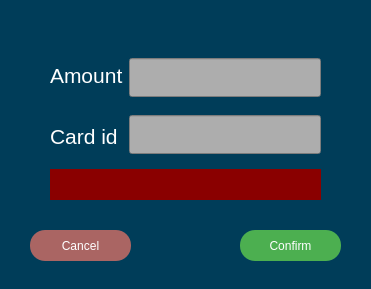
<?xml version="1.0" encoding="UTF-8"?>
<ui version="4.0">
 <class>TransferWidget</class>
 <widget class="QWidget" name="TransferWidget">
  <property name="geometry">
   <rect>
    <x>0</x>
    <y>0</y>
    <width>371</width>
    <height>289</height>
   </rect>
  </property>
  <property name="windowTitle">
   <string>Form</string>
  </property>
  <property name="styleSheet">
   <string notr="true">background-color: rgb(0, 61, 89);</string>
  </property>
  <widget class="QPushButton" name="confirm_but">
   <property name="geometry">
    <rect>
     <x>240</x>
     <y>230</y>
     <width>101</width>
     <height>31</height>
    </rect>
   </property>
   <property name="font">
    <font>
     <pointsize>-1</pointsize>
     <underline>false</underline>
     <strikeout>false</strikeout>
    </font>
   </property>
   <property name="cursor">
    <cursorShape>PointingHandCursor</cursorShape>
   </property>
   <property name="styleSheet">
    <string notr="true">QPushButton {
  font-size: 12px;
  text-align: center;
  text-decoration: none;
  outline: none;
  color: #fff;
  background-color: #4CAF50;
  border: none;
  border-radius: 15px;
}
QPushButton:hover{
 background-color: rgb(85, 195, 89);
}</string>
   </property>
   <property name="text">
    <string>Confirm</string>
   </property>
  </widget>
  <widget class="QWidget" name="layoutWidget">
   <property name="geometry">
    <rect>
     <x>50</x>
     <y>50</y>
     <width>271</width>
     <height>112</height>
    </rect>
   </property>
   <layout class="QHBoxLayout" name="horizontalLayout_2">
    <item>
     <layout class="QVBoxLayout" name="verticalLayout_3">
      <property name="spacing">
       <number>10</number>
      </property>
      <item>
       <widget class="QLabel" name="amount_label">
        <property name="font">
         <font>
          <pointsize>16</pointsize>
         </font>
        </property>
        <property name="styleSheet">
         <string notr="true">color: rgb(255, 255, 255);</string>
        </property>
        <property name="text">
         <string>Amount</string>
        </property>
       </widget>
      </item>
      <item>
       <widget class="QLabel" name="id_label">
        <property name="font">
         <font>
          <pointsize>16</pointsize>
         </font>
        </property>
        <property name="styleSheet">
         <string notr="true">color: rgb(255, 255, 255);</string>
        </property>
        <property name="text">
         <string>Card id</string>
        </property>
       </widget>
      </item>
     </layout>
    </item>
    <item>
     <layout class="QVBoxLayout" name="verticalLayout_4">
      <property name="spacing">
       <number>10</number>
      </property>
      <item>
       <widget class="QLineEdit" name="amount_line">
        <property name="font">
         <font>
          <pointsize>20</pointsize>
         </font>
        </property>
        <property name="styleSheet">
         <string notr="true">border-color: rgb(0, 0, 0);
background-color: rgb(173, 173, 173);
color: rgb(0, 0, 0);</string>
        </property>
        <property name="text">
         <string/>
        </property>
       </widget>
      </item>
      <item>
       <widget class="QLineEdit" name="id_line">
        <property name="font">
         <font>
          <pointsize>20</pointsize>
         </font>
        </property>
        <property name="styleSheet">
         <string notr="true">border-color: rgb(0, 0, 0);
background-color: rgb(173, 173, 173);
color: rgb(0, 0, 0);</string>
        </property>
        <property name="text">
         <string/>
        </property>
       </widget>
      </item>
     </layout>
    </item>
   </layout>
  </widget>
  <widget class="QPushButton" name="cancel_but">
   <property name="geometry">
    <rect>
     <x>30</x>
     <y>230</y>
     <width>101</width>
     <height>31</height>
    </rect>
   </property>
   <property name="font">
    <font>
     <pointsize>-1</pointsize>
     <underline>false</underline>
     <strikeout>false</strikeout>
    </font>
   </property>
   <property name="cursor">
    <cursorShape>PointingHandCursor</cursorShape>
   </property>
   <property name="styleSheet">
    <string notr="true">QPushButton {
  font-size: 12px;
  text-align: center;
  text-decoration: none;
  outline: none;
  color: #fff;
  background-color: rgb(170, 101, 99);
  border: none;
  border-radius: 15px;
}
QPushButton:hover{
 background-color: rgb(85, 195, 89);
}</string>
   </property>
   <property name="text">
    <string>Cancel</string>
   </property>
  </widget>
  <widget class="QLabel" name="warning_label">
   <property name="geometry">
    <rect>
     <x>50</x>
     <y>169</y>
     <width>271</width>
     <height>31</height>
    </rect>
   </property>
   <property name="font">
    <font>
     <pointsize>14</pointsize>
    </font>
   </property>
   <property name="styleSheet">
    <string notr="true">background-color: rgb(138, 0, 0);
color: rgb(255, 255, 255);</string>
   </property>
   <property name="text">
    <string/>
   </property>
  </widget>
 </widget>
 <resources/>
 <connections/>
</ui>
